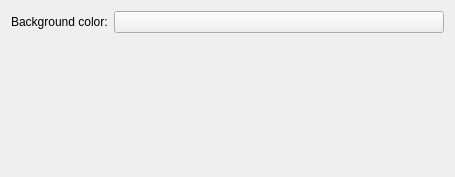
<?xml version="1.0" encoding="UTF-8"?>
<ui version="4.0">
 <class>QuickEffectConfig</class>
 <widget class="QWidget" name="QuickEffectConfig">
  <property name="geometry">
   <rect>
    <x>0</x>
    <y>0</y>
    <width>455</width>
    <height>177</height>
   </rect>
  </property>
  <layout class="QFormLayout" name="formLayout">
   <item row="0" column="0">
    <widget class="QLabel" name="label">
     <property name="text">
      <string>Background color:</string>
     </property>
    </widget>
   </item>
   <item row="0" column="1">
    <widget class="KColorButton" name="kcfg_BackgroundColor">
     <property name="flat">
      <bool>false</bool>
     </property>
    </widget>
   </item>
  </layout>
 </widget>
 <customwidgets>
  <customwidget>
   <class>KColorButton</class>
   <extends>QPushButton</extends>
   <header>kcolorbutton.h</header>
  </customwidget>
 </customwidgets>
 <resources/>
 <connections/>
</ui>
